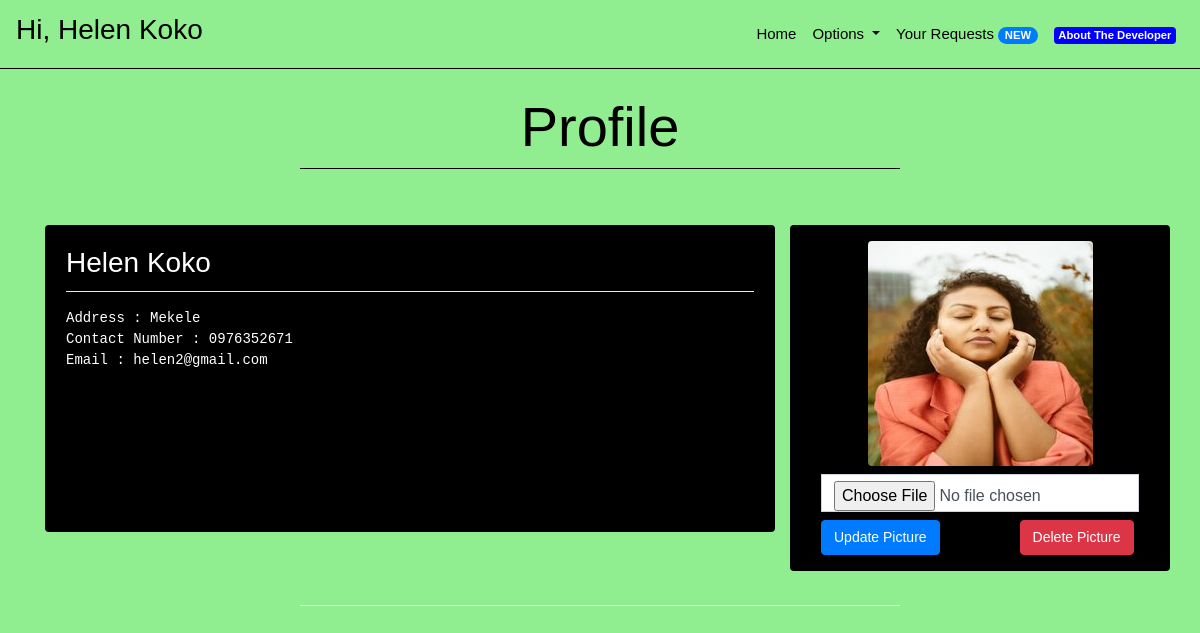
The page /profile (signed in) on the database its author committed.
### core/models.py (models this page shows, shortened)
class Patient(models.Model):
    name = models.CharField(max_length = 30)
    address = models.CharField(max_length = 100)
    contactNumber = models.CharField(max_length = 10)
    email = models.EmailField(unique = True, max_length = 255)
    userId = models.CharField(unique = True, max_length = 8)
    passwordHash = models.CharField(max_length = 64)
    emailHash = models.CharField(max_length = 64)
    image = models.ImageField(upload_to='profile_images/', default='profile_images/default.jpg')

### core/views.py (the view)
# urls.py: path('profile', views.profile, name = "profile"),
def profile(request):
    request = requestSessionInitializedChecker(request)
    if request.method == "GET":
        if request.session['isLoggedIn']:
            if request.session['isDoctor']:
                doctor = Doctor.objects.get(emailHash = request.session['userEmail'])
                context = {
                    "user": doctor
                    }
                response = render(request, "core/profile.html", context)
                return responseHeadersModifier(response)
            else:
                patient = Patient.objects.get(emailHash = request.session['userEmail'])
                context = {
                    "user" : patient
                    }
                response = render(request, "core/profile.html", context)
                return responseHeadersModifier(response)

### core/views.py (called while the page is built)
def responseHeadersModifier(response):
    response["Cache-Control"] = "no-cache, no-store, must-revalidate"
    response["Pragma"] = "no-cache"
    response["Expires"] = "0"
    return response

def requestSessionInitializedChecker(request):
    if not request.session.get('isDoctor'):
        request.session['isDoctor'] = ""
    if not request.session.get('isLoggedIn'):
        request.session['isLoggedIn'] = False
    if not request.session.get('userEmail'):
        request.session['userEmail'] = ""
    if not request.session.get('Name'):
        request.session['Name'] = ""
    if not request.session.get('numberNewAssistances'):
        request.session['numberNewAssistances'] = ""
    return request

### core/templates/core/profile.html (shortened to what this page needs)
{% extends "core/base.html" %}
{% block bodytag %}
{% load static %}
<body background="{% static 'core/images/back.png' %}" style="background-size: auto auto;">
    {% endblock %}
    {% block body %}
    <br>
    <h1 style="text-align:center;color:black;" class="display-4">
        Profile
    </h1>
    <li class="dropdown-divider" style="margin-left:25%;margin-right:25%;color:yellow;border-color:black"></li>
    <br>
    <br>
    <div class="row container" style="margin: 0 auto;">
        <div class="col-md-8 col-sm-12 mb-3">
            <div class="card" style="background:rgba(0,0,0,1.0);color:white;padding-bottom:17%">
                <div class="card-body">
                    <h3 class="card-title"> {{ user.name }}</h3>
                    <li class="dropdown-divider"></li>
                    <p class="card-text">
                    <pre
                        style="color:white">Address : {{ user.address }}<br>Contact Number : {{ user.contactNumber }}<br>Email : {{ user.email }}</pre>
                    </p>
                </div>
            </div>
        </div>
        <div class="col-md-4 col-sm-12 mb-3 text-white rounded" style="background-color: black;">
            <div class="container p-3">
                <img src="{{ user.image.url }}" class="rounded mx-auto d-block img-fluid" alt="Responsive image">
                <form action="{% url 'update_profile_picture' %}" method="post" enctype="multipart/form-data" class="mt-2">
                    <input type="file" name="image" class="form-control">
                    <div class="d-flex mt-2 align-items-center">
                        <button type="submit" class="btn btn-primary rounded">Update Picture</button>
                </form>
                <form action="{% url 'delete_profile_picture' %}" method="post" class="d-inline ms-3">
                    <button type="submit" class="btn btn-danger rounded" style="margin-left: 80px;">Delete Picture</button>
                </form>
            </div>
        </div>
        </div>
    <li class="dropdown-divider" style="margin-left:25%;margin-right:25%;margin-top:1.5%;margin-bottom:0px"></li>
    <br>
    {% endblock %}

### core/templates/core/base.html (shortened to what this page needs)
{% load static %}
<!doctype html>
<html lang="en">
<head>
    <link rel="stylesheet" href="https://stackpath.bootstrapcdn.com/bootstrap/4.2.1/css/bootstrap.min.css">
    <link rel="stylesheet" href="{% static 'core/css/style.css' %}">
    <link rel="stylesheet" href="{% static 'core/css/aboutstyle.css' %}">
    <link rel="stylesheet" href="{% static 'core/css/responsive.css' %}">
    <link rel="stylesheet" href="https://cdnjs.cloudflare.com/ajax/libs/font-awesome/4.7.0/css/font-awesome.min.css">
</head>
{% block bodytag %}
{% endblock %}
<nav class="navbar navbar-expand-lg navbar-light bg-transparent">
    {% if request.session.isLoggedIn %}
    <a class="navbar-brand" href="/">
        <h3 style="color:black;text-align:center">Hi,{% if request.session.isDoctor %} Dr.{% endif %} {{ request.session.Name }}</h3>
    </a>
    {% else %}
    <a class="navbar-brand" href="/">
        <h2 style="color:black;text-align:center">Enen</h2>
    </a>
    {% endif %}
    <div class="collapse navbar-collapse" id="navbarSupportedContent">
        <ul class="navbar-nav ml-auto">
            <li class="nav-item active">
                <a class="nav-link" href="{% url 'index' %}" style="color:black">Home </a>
            </li>
            {% if request.session.isLoggedIn %}
            <li class="nav-item dropdown">
                <a class="nav-link dropdown-toggle" style="color:black" href="#" id="navbarDropdown" role="button"
                    data-toggle="dropdown" aria-haspopup="true" aria-expanded="false">
                    Options
                </a>
            </li>
            {% endif %}
            {% if request.session.isLoggedIn %}
            <li class="nav-item">
                <a class="nav-link" href="{% url 'login' %}" style="color:black">Your Requests <span
                        class="badge badge-primary badge-pill">{{ request.session.numberNewAssistances }}
                        NEW</span></a>
            </li>
            {% else %}
            <li class="nav-item">
                <a class="nav-link" href="{% url 'login' %}" style="color:black">Login</a>
            </li>
            {% endif %}
            <li class="nav-item">
                <a class="nav-link" href="{% url 'about' %}" style="color:black"><span style="background-color: blue" class="badge badge-secondary">About The Developer</span></a>
            </li>
        </ul>
    </div>
</nav>
<li class="dropdown-divider" style="margin-top:0px;margin-bottom:0px;border-color:black"></li>
{% block body %}
{% endblock %}
</body>
</html>

### core/static/core/css/style.css (style rules this page uses)
body { font-family: 'Nunito', sans-serif; color: #000000; background-color: #fefefe; overflow-x: hidden; }
@media (min-width: 1200px) { .container { max-width: 1170px; } }

### core/static/core/css/aboutstyle.css (style rules this page uses)
* { margin: 0; padding: 0; border: 0; outline: none; }
p { font-size: 15px; line-height: 1.6; font-weight: 500; }
a { font-family: 'Quicksand', sans-serif; font-size: 15px; color: #555555; }
img { max-width: 100%; height: auto; }
button { font-family: 'Poppins', sans-serif; font-size: 14px !important; border-radius: 0 !important; }
input, textarea, .form-control, select { border-radius: 0 !important; font-family: 'Quicksand', sans-serif; }

### rows shown on the page
Patient: session.Name "Helen Koko", name "Helen Koko", address "Mekele", contactNumber "0976352671", email "helen2@gmail.com", image (picture)
